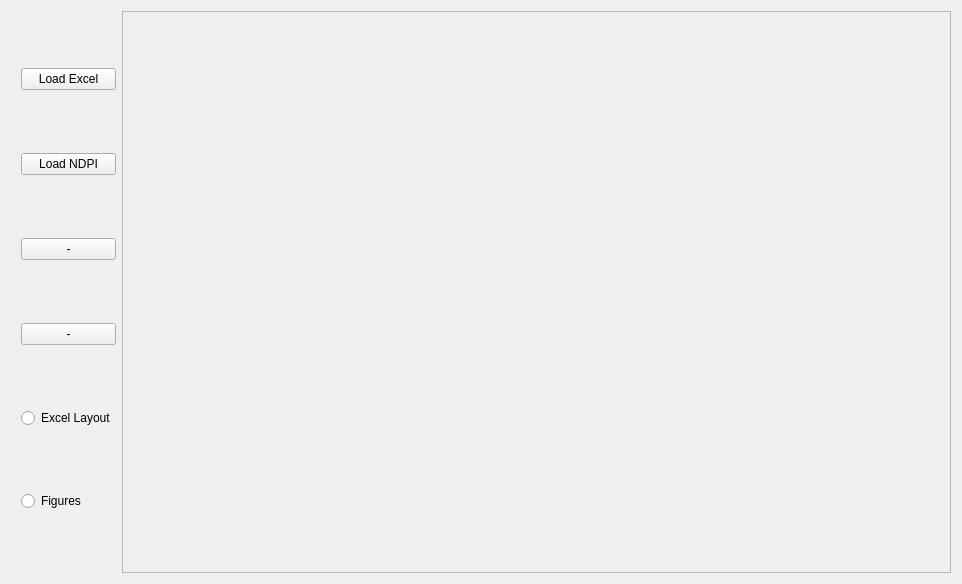
<?xml version="1.0" encoding="UTF-8"?>
<ui version="4.0">
 <class>Form</class>
 <widget class="QWidget" name="Form">
  <property name="geometry">
   <rect>
    <x>0</x>
    <y>0</y>
    <width>962</width>
    <height>584</height>
   </rect>
  </property>
  <property name="windowTitle">
   <string>Form</string>
  </property>
  <layout class="QHBoxLayout" name="horizontalLayout">
   <item>
    <layout class="QVBoxLayout" name="verticalLayout">
     <property name="leftMargin">
      <number>10</number>
     </property>
     <item>
      <widget class="QPushButton" name="pushButton_2">
       <property name="text">
        <string>Load Excel</string>
       </property>
      </widget>
     </item>
     <item>
      <widget class="QPushButton" name="pushButton_3">
       <property name="text">
        <string>Load NDPI</string>
       </property>
      </widget>
     </item>
     <item>
      <widget class="QPushButton" name="pushButton_4">
       <property name="text">
        <string>-</string>
       </property>
      </widget>
     </item>
     <item>
      <widget class="QPushButton" name="pushButton">
       <property name="text">
        <string>-</string>
       </property>
      </widget>
     </item>
     <item>
      <widget class="QRadioButton" name="radioButton_2">
       <property name="text">
        <string>Excel Layout</string>
       </property>
      </widget>
     </item>
     <item>
      <widget class="QRadioButton" name="radioButton">
       <property name="text">
        <string>Figures</string>
       </property>
      </widget>
     </item>
    </layout>
   </item>
   <item>
    <widget class="QGraphicsView" name="graphicsView">
     <property name="enabled">
      <bool>false</bool>
     </property>
     <property name="minimumSize">
      <size>
       <width>800</width>
       <height>560</height>
      </size>
     </property>
     <property name="mouseTracking">
      <bool>true</bool>
     </property>
    </widget>
   </item>
  </layout>
 </widget>
 <resources/>
 <connections/>
</ui>
